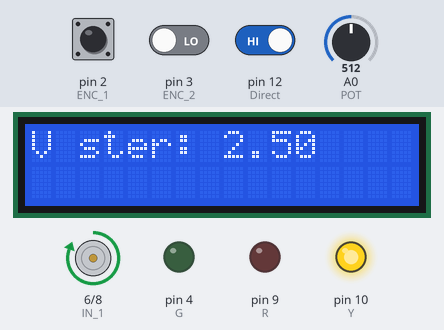
This sketch was run on a simulated Arduino Uno, built with avr-gcc and run on an emulated ATmega328P. Parts: 16×2 character LCD, motor-driver pin pairs drawn as motors (green arrow = first pin HIGH = forward, orange = second pin HIGH = backward, longer = more drive), output pins drawn as LEDs (lit = HIGH). The inputs (shaded band) are chosen by the test bench; at power-on: A0 (POT) = 512, pin 12 (Direct) HIGH, pin 2 (ENC_1) HIGH, pin 3 (ENC_2) LOW. What the sketch prints to the serial monitor is not drawn.

Above: at 2.7 s.
2.8 s: A0 (POT) set to 380
At 4.5 s:
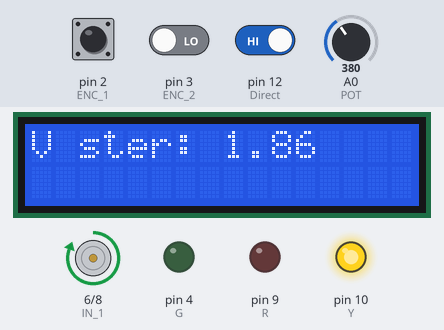
5.1 s: A0 (POT) set to 353
At 6.2 s:
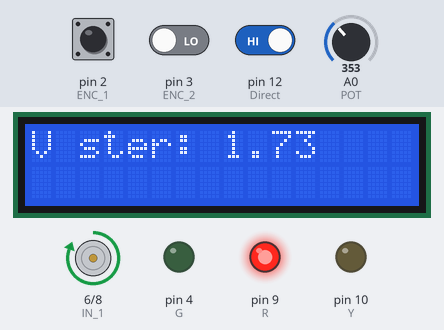
7.1 s: pin 12 (Direct) driven LOW
At 8.2 s:
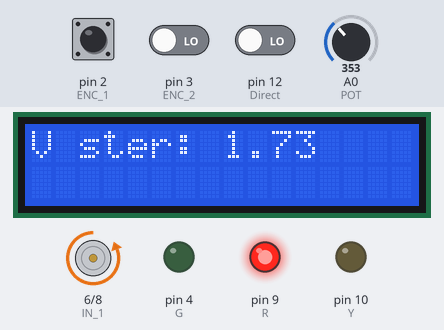
8.6 s: A0 (POT) set to 716
At 9.1 s:
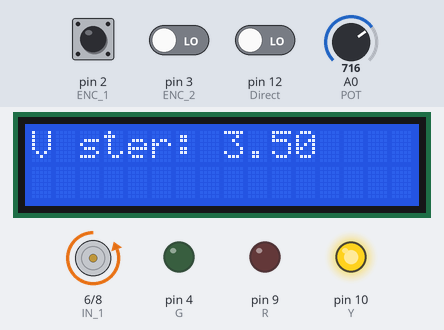
10.2 s: pin 2 (ENC_1) pulsed LOW 2 times (0.12 s each, 0.3 s apart)
At 11.4 s:
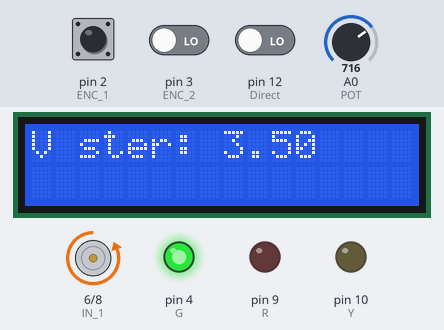
12.3 s: pin 12 (Direct) driven HIGH
At 13.4 s:
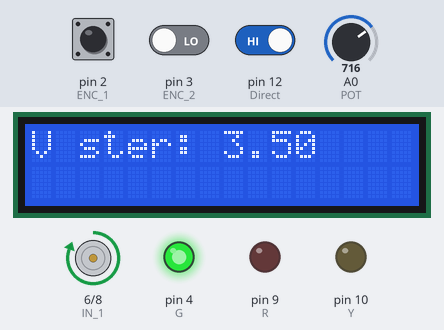
Timing chart, 0 to 14.8 s (numbered marks = the images above; inputs shaded):
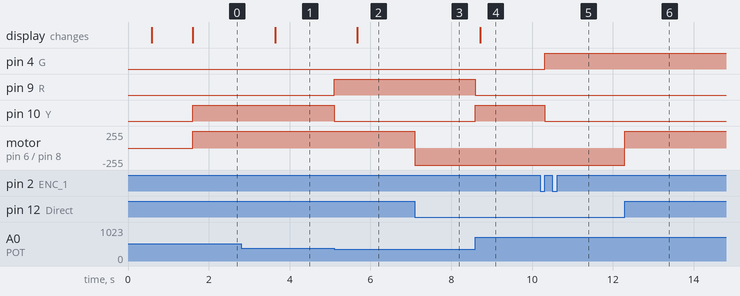

Measured:
- the behaviour switches between 369 and 368 on A0 (POT) (found by bisection; images 1 and 2)
- after the input at 2.8 s, the display: changes after 0.84 s (image 1)
- after the input at 5.1 s, pin 9 (R): LOW → HIGH at once; pin 10 (Y): HIGH → LOW at once; the display: changes after 0.57 s (image 2)
- after the input at 7.1 s, motor on pin 6 (IN_1) / pin 8 (IN_2): forward 255/255 → backward 255/255 at once
- after the input at 8.6 s, pin 9 (R): HIGH → LOW at once; pin 10 (Y): LOW → HIGH at once; the display: changes after 0.12 s (image 4)
- after the input at 10.2 s, pin 4 (G): LOW → HIGH after 0.12 s; pin 10 (Y): HIGH → LOW after 0.12 s
- after the input at 12.3 s, motor on pin 6 (IN_1) / pin 8 (IN_2): backward 255/255 → forward 255/255 at once

The sketch:

LCD_diodes_DCmotor.ino
```cpp
#include <LiquidCrystal_I2C.h>

#define POT A0
#define ENC_1 2
#define ENC_2 3

#define R 9
#define Y 10
#define G 4
#define IN_1 6
#define IN_2 8
#define Direct 12


LiquidCrystal_I2C lcd(0x27, 2, 1, 0, 4, 5, 6, 7, 3, POSITIVE);

int potValue, duration;
float voltValue;
boolean Direction, enc1_lastState;

int delayPrint = 1000;
unsigned long timerPrint = millis() + delayPrint;

void setup()
{
  definePins();
  Serial.begin(9600);
  configLCD();
}

void loop()
{
  readValues();
  printStuff();
  writeValues();
}

void writeValues()
{

  digitalWrite(IN_1, digitalRead(Direct));
  digitalWrite(IN_2, !digitalRead(Direct));

  if (voltValue < 1.8)
  {
    digitalWrite(R, 1);
    digitalWrite(Y, 0);
    digitalWrite(G, 0);
  }
  else
  {
    digitalWrite(R, 0);
    digitalWrite(Y, Direction);
    digitalWrite(G, !Direction);
  }

}


void definePins()
{

  Direction = true;
  attachInterrupt(0, wheelSpeed, CHANGE);

  pinMode(POT, INPUT);
  pinMode(ENC_2, INPUT);
  pinMode(Direct, INPUT);

  pinMode(IN_1, OUTPUT);
  pinMode(IN_2, OUTPUT);
  pinMode(R, OUTPUT);
  pinMode(G, OUTPUT);
  pinMode(Y, OUTPUT);
}

void wheelSpeed()
{
  boolean Lstate = digitalRead(ENC_1);
  boolean val = digitalRead(ENC_2);
  if (!enc1_lastState && Lstate)
  {
    if (!val && Direction)
    {
      Direction = false;
    }
    else if (val && !Direction)
    {
      Direction = true;
    }
  }
  enc1_lastState = Lstate;
  if (!Direction) duration++;
  else duration--;
}

void configLCD()
{
  lcd.begin(16, 2);
  lcd.backlight();
  lcd.setCursor(0, 0);
  lcd.print("Hello!");
  delay(500);
  lcd.setCursor(0, 1);
  lcd.print("Prog DC Motor");
  delay(1000);
  lcd.clear();
}

float voltRead(int value)
{
  return value * 5.0 / 1023;
}

void printStuff() {
  if (millis() > timerPrint)
  {
    Serial.print("Napiecie sterowania: ");
    Serial.println(voltValue);

    Serial.print("Predkosc: ");
    Serial.print(duration);
    Serial.print("/");
    Serial.print(delayPrint/1000);
    Serial.println("  [puls/s]");

    lcd.clear();
    lcd.setCursor(0, 0);
    lcd.print("V ster: ");
    lcd.setCursor(8, 0);
    lcd.print(voltValue);

    duration = 0;

    timerPrint = millis() + delayPrint;
  }
}

void readValues()
{
  potValue = analogRead(POT);
  voltValue = voltRead(potValue);

}
```
